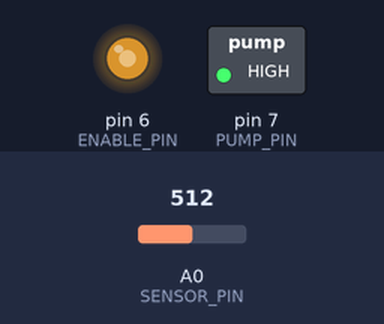
Bench run of a program on a simulated Arduino Uno, built with avr-gcc and run on an emulated ATmega328P. Shown: switched loads named in the program (green lamp = pin HIGH), output pins drawn as LEDs (lit = HIGH). Inputs (shaded band) come from the test bench; at power-on: A0 (SENSOR_PIN) = 512. What the program prints to the serial monitor is not drawn.

Above: at 0.1 s.
At 115.1 s:
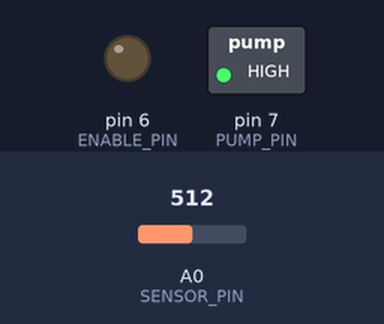
Timing chart, 0 to 116.6 s (numbered marks = the images above):
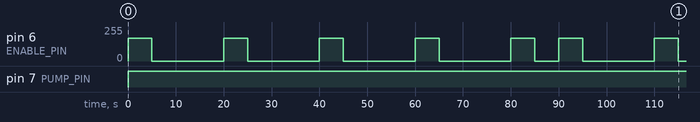

The program:

main.cpp
```cpp
#include <Arduino.h>

#define PUMP_PIN 7
#define ENABLE_PIN 6
#define SENSOR_PIN A0

const int dry = 505;
const int wet = 220;
bool needs_watering = false;
bool debug = true;

void setup()
{

  Serial.begin(9600);
  Serial.print("Initialazing...");
  pinMode(PUMP_PIN, OUTPUT);
  pinMode(ENABLE_PIN, OUTPUT);
  digitalWrite(PUMP_PIN, LOW);
  Serial.print("  Done.");
  Serial.println();
}

void loop()
{

  int sensorVal = analogRead(SENSOR_PIN);
  int percentageHumididy = map(sensorVal, wet, dry, 100, 0);
  if (debug == true)
  {
    String dict = String(sensorVal) + "," + String(percentageHumididy);
    Serial.print(dict);
    Serial.println();
    Serial.print(String(needs_watering));
  }
  if (debug == true)

    if (percentageHumididy < 32)
    {
      needs_watering = true;
      if (debug == true)
      {
        Serial.print("Watering...");
      }
      digitalWrite(PUMP_PIN, HIGH);
      analogWrite(ENABLE_PIN, 170);
      delay(5000);
      analogWrite(ENABLE_PIN, 0);
      delay(15000);
      analogWrite(ENABLE_PIN, 170);
      delay(5000);
      analogWrite(ENABLE_PIN, 0);
      delay(15000);
      analogWrite(ENABLE_PIN, 170);
      delay(5000);
      analogWrite(ENABLE_PIN, 0);
      delay(15000);
      analogWrite(ENABLE_PIN, 170);
      delay(5000);
      analogWrite(ENABLE_PIN, 0);
      delay(15000);
      analogWrite(ENABLE_PIN, 170);
      delay(5000);
      analogWrite(ENABLE_PIN, 0);
      if (debug == true)
      {
        Serial.print("   Watered");
      }
      int percentageHumididyAW = map(analogRead(SENSOR_PIN), wet, dry, 100, 0);
      if (percentageHumididyAW > percentageHumididy)
      {
        needs_watering = false;
        digitalWrite(PUMP_PIN, LOW);
      }
    }
  if (needs_watering == false)
  {
    delay(60UL * 60UL * 250UL);
  }
  else
  {
    delay(5000);
  }
}
```

Measured:
- by itself, pin 7 (PUMP_PIN): LOW → HIGH at 0.00 s
- by itself, pin 6 (ENABLE_PIN): goes 4 × (170/255 5.0 s, 0/255 15.0 s), 170/255 5.0 s, 0/255 5.0 s, 170/255 5.0 s, 0/255 15.0 s, 170/255 5.0 s, then 0/255
